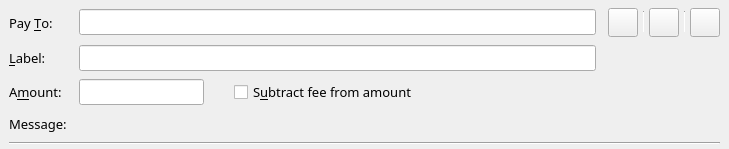
<?xml version="1.0" encoding="UTF-8"?>
<ui version="4.0">
 <class>SendCoinsEntry</class>
 <widget class="QStackedWidget" name="SendCoinsEntry">
  <property name="geometry">
   <rect>
    <x>0</x>
    <y>0</y>
    <width>729</width>
    <height>149</height>
   </rect>
  </property>
  <property name="font">
   <font>
    <family>Source Sans Pro</family>
    <pointsize>10</pointsize>
   </font>
  </property>
  <property name="focusPolicy">
   <enum>Qt::TabFocus</enum>
  </property>
  <property name="autoFillBackground">
   <bool>false</bool>
  </property>
  <property name="currentIndex">
   <number>0</number>
  </property>
  <widget class="QFrame" name="SendCoins">
   <property name="toolTip">
    <string>This is a normal payment.</string>
   </property>
   <property name="frameShape">
    <enum>QFrame::NoFrame</enum>
   </property>
   <layout class="QGridLayout" name="gridLayout">
    <property name="topMargin">
     <number>8</number>
    </property>
    <property name="bottomMargin">
     <number>4</number>
    </property>
    <property name="horizontalSpacing">
     <number>12</number>
    </property>
    <property name="verticalSpacing">
     <number>8</number>
    </property>
    <item row="3" column="1">
     <widget class="QLabel" name="messageTextLabel">
      <property name="toolTip">
       <string>A message that was attached to the ecoc: URI which will be stored with the transaction for your reference. Note: This message will not be sent over the ECOC network.</string>
      </property>
      <property name="textFormat">
       <enum>Qt::PlainText</enum>
      </property>
     </widget>
    </item>
    <item row="0" column="0">
     <widget class="QLabel" name="payToLabel">
      <property name="text">
       <string>Pay &amp;To:</string>
      </property>
      <property name="buddy">
       <cstring>payTo</cstring>
      </property>
     </widget>
    </item>
    <item row="2" column="1">
     <layout class="QHBoxLayout" name="horizontalLayoutAmount" stretch="0,0,1">
      <item>
       <widget class="BitcoinAmountField" name="payAmount"/>
      </item>
      <item>
       <spacer name="horizontalSpacer">
        <property name="orientation">
         <enum>Qt::Horizontal</enum>
        </property>
        <property name="sizeType">
         <enum>QSizePolicy::Fixed</enum>
        </property>
        <property name="sizeHint" stdset="0">
         <size>
          <width>30</width>
          <height>20</height>
         </size>
        </property>
       </spacer>
      </item>
      <item>
       <widget class="QCheckBox" name="checkboxSubtractFeeFromAmount">
        <property name="toolTip">
         <string>The fee will be deducted from the amount being sent. The recipient will receive less ECOs than you enter in the amount field. If multiple recipients are selected, the fee is split equally.</string>
        </property>
        <property name="text">
         <string>S&amp;ubtract fee from amount</string>
        </property>
       </widget>
      </item>
     </layout>
    </item>
    <item row="1" column="1">
     <widget class="QLineEdit" name="addAsLabel">
      <property name="toolTip">
       <string>Enter a label for this address to add it to the list of used addresses</string>
      </property>
     </widget>
    </item>
    <item row="1" column="0">
     <widget class="QLabel" name="labellLabel">
      <property name="text">
       <string>&amp;Label:</string>
      </property>
      <property name="buddy">
       <cstring>addAsLabel</cstring>
      </property>
     </widget>
    </item>
    <item row="3" column="0">
     <widget class="QLabel" name="messageLabel">
      <property name="text">
       <string>Message:</string>
      </property>
     </widget>
    </item>
    <item row="2" column="0">
     <widget class="QLabel" name="amountLabel">
      <property name="text">
       <string>A&amp;mount:</string>
      </property>
      <property name="buddy">
       <cstring>payAmount</cstring>
      </property>
     </widget>
    </item>
    <item row="0" column="1">
     <layout class="QHBoxLayout" name="payToLayout">
      <property name="spacing">
       <number>6</number>
      </property>
      <item>
       <widget class="QValidatedLineEdit" name="payTo">
        <property name="toolTip">
         <string>The ECOC address to send the payment to</string>
        </property>
       </widget>
      </item>
     </layout>
    </item>
    <item row="5" column="0" colspan="5">
     <widget class="Line" name="hLine">
      <property name="orientation">
       <enum>Qt::Horizontal</enum>
      </property>
     </widget>
    </item>
    <item row="0" column="2" colspan="3">
     <layout class="QHBoxLayout" name="horizontalLayout_3">
      <property name="spacing">
       <number>5</number>
      </property>
      <item>
       <widget class="QToolButton" name="deleteButton">
        <property name="toolTip">
         <string>Remove this entry</string>
        </property>
        <property name="text">
         <string/>
        </property>
        <property name="icon">
         <iconset>
          <normaloff>:/icons/remove_entry</normaloff>:/icons/remove_entry</iconset>
        </property>
        <property name="iconSize">
         <size>
          <width>22</width>
          <height>22</height>
         </size>
        </property>
       </widget>
      </item>
      <item>
       <widget class="Line" name="vLine">
        <property name="maximumSize">
         <size>
          <width>1</width>
          <height>22</height>
         </size>
        </property>
        <property name="orientation">
         <enum>Qt::Vertical</enum>
        </property>
       </widget>
      </item>
      <item>
       <widget class="QToolButton" name="addressBookButton">
        <property name="toolTip">
         <string>Choose previously used address</string>
        </property>
        <property name="text">
         <string/>
        </property>
        <property name="icon">
         <iconset>
          <normaloff>:/icons/address-book</normaloff>:/icons/address-book</iconset>
        </property>
        <property name="iconSize">
         <size>
          <width>22</width>
          <height>22</height>
         </size>
        </property>
        <property name="shortcut">
         <string>Alt+A</string>
        </property>
       </widget>
      </item>
      <item>
       <widget class="Line" name="vLine2">
        <property name="maximumSize">
         <size>
          <width>1</width>
          <height>22</height>
         </size>
        </property>
        <property name="orientation">
         <enum>Qt::Vertical</enum>
        </property>
       </widget>
      </item>
      <item>
       <widget class="QToolButton" name="pasteButton">
        <property name="toolTip">
         <string>Paste address from clipboard</string>
        </property>
        <property name="text">
         <string/>
        </property>
        <property name="icon">
         <iconset>
          <normaloff>:/icons/editpaste</normaloff>:/icons/editpaste</iconset>
        </property>
        <property name="iconSize">
         <size>
          <width>22</width>
          <height>22</height>
         </size>
        </property>
        <property name="shortcut">
         <string>Alt+P</string>
        </property>
       </widget>
      </item>
     </layout>
    </item>
   </layout>
  </widget>
  <widget class="QFrame" name="SendCoins_UnauthenticatedPaymentRequest">
   <property name="palette">
    <palette>
     <active>
      <colorrole role="WindowText">
       <brush brushstyle="SolidPattern">
        <color alpha="255">
         <red>0</red>
         <green>0</green>
         <blue>0</blue>
        </color>
       </brush>
      </colorrole>
      <colorrole role="Button">
       <brush brushstyle="SolidPattern">
        <color alpha="255">
         <red>255</red>
         <green>255</green>
         <blue>127</blue>
        </color>
       </brush>
      </colorrole>
      <colorrole role="Light">
       <brush brushstyle="SolidPattern">
        <color alpha="255">
         <red>255</red>
         <green>255</green>
         <blue>255</blue>
        </color>
       </brush>
      </colorrole>
      <colorrole role="Midlight">
       <brush brushstyle="SolidPattern">
        <color alpha="255">
         <red>255</red>
         <green>255</green>
         <blue>191</blue>
        </color>
       </brush>
      </colorrole>
      <colorrole role="Dark">
       <brush brushstyle="SolidPattern">
        <color alpha="255">
         <red>127</red>
         <green>127</green>
         <blue>63</blue>
        </color>
       </brush>
      </colorrole>
      <colorrole role="Mid">
       <brush brushstyle="SolidPattern">
        <color alpha="255">
         <red>170</red>
         <green>170</green>
         <blue>84</blue>
        </color>
       </brush>
      </colorrole>
      <colorrole role="Text">
       <brush brushstyle="SolidPattern">
        <color alpha="255">
         <red>0</red>
         <green>0</green>
         <blue>0</blue>
        </color>
       </brush>
      </colorrole>
      <colorrole role="BrightText">
       <brush brushstyle="SolidPattern">
        <color alpha="255">
         <red>255</red>
         <green>255</green>
         <blue>255</blue>
        </color>
       </brush>
      </colorrole>
      <colorrole role="ButtonText">
       <brush brushstyle="SolidPattern">
        <color alpha="255">
         <red>0</red>
         <green>0</green>
         <blue>0</blue>
        </color>
       </brush>
      </colorrole>
      <colorrole role="Base">
       <brush brushstyle="SolidPattern">
        <color alpha="255">
         <red>255</red>
         <green>255</green>
         <blue>255</blue>
        </color>
       </brush>
      </colorrole>
      <colorrole role="Window">
       <brush brushstyle="SolidPattern">
        <color alpha="255">
         <red>255</red>
         <green>255</green>
         <blue>127</blue>
        </color>
       </brush>
      </colorrole>
      <colorrole role="Shadow">
       <brush brushstyle="SolidPattern">
        <color alpha="255">
         <red>0</red>
         <green>0</green>
         <blue>0</blue>
        </color>
       </brush>
      </colorrole>
      <colorrole role="AlternateBase">
       <brush brushstyle="SolidPattern">
        <color alpha="255">
         <red>255</red>
         <green>255</green>
         <blue>191</blue>
        </color>
       </brush>
      </colorrole>
      <colorrole role="ToolTipBase">
       <brush brushstyle="SolidPattern">
        <color alpha="255">
         <red>255</red>
         <green>255</green>
         <blue>220</blue>
        </color>
       </brush>
      </colorrole>
      <colorrole role="ToolTipText">
       <brush brushstyle="SolidPattern">
        <color alpha="255">
         <red>0</red>
         <green>0</green>
         <blue>0</blue>
        </color>
       </brush>
      </colorrole>
     </active>
     <inactive>
      <colorrole role="WindowText">
       <brush brushstyle="SolidPattern">
        <color alpha="255">
         <red>0</red>
         <green>0</green>
         <blue>0</blue>
        </color>
       </brush>
      </colorrole>
      <colorrole role="Button">
       <brush brushstyle="SolidPattern">
        <color alpha="255">
         <red>255</red>
         <green>255</green>
         <blue>127</blue>
        </color>
       </brush>
      </colorrole>
      <colorrole role="Light">
       <brush brushstyle="SolidPattern">
        <color alpha="255">
         <red>255</red>
         <green>255</green>
         <blue>255</blue>
        </color>
       </brush>
      </colorrole>
      <colorrole role="Midlight">
       <brush brushstyle="SolidPattern">
        <color alpha="255">
         <red>255</red>
         <green>255</green>
         <blue>191</blue>
        </color>
       </brush>
      </colorrole>
      <colorrole role="Dark">
       <brush brushstyle="SolidPattern">
        <color alpha="255">
         <red>127</red>
         <green>127</green>
         <blue>63</blue>
        </color>
       </brush>
      </colorrole>
      <colorrole role="Mid">
       <brush brushstyle="SolidPattern">
        <color alpha="255">
         <red>170</red>
         <green>170</green>
         <blue>84</blue>
        </color>
       </brush>
      </colorrole>
      <colorrole role="Text">
       <brush brushstyle="SolidPattern">
        <color alpha="255">
         <red>0</red>
         <green>0</green>
         <blue>0</blue>
        </color>
       </brush>
      </colorrole>
      <colorrole role="BrightText">
       <brush brushstyle="SolidPattern">
        <color alpha="255">
         <red>255</red>
         <green>255</green>
         <blue>255</blue>
        </color>
       </brush>
      </colorrole>
      <colorrole role="ButtonText">
       <brush brushstyle="SolidPattern">
        <color alpha="255">
         <red>0</red>
         <green>0</green>
         <blue>0</blue>
        </color>
       </brush>
      </colorrole>
      <colorrole role="Base">
       <brush brushstyle="SolidPattern">
        <color alpha="255">
         <red>255</red>
         <green>255</green>
         <blue>255</blue>
        </color>
       </brush>
      </colorrole>
      <colorrole role="Window">
       <brush brushstyle="SolidPattern">
        <color alpha="255">
         <red>255</red>
         <green>255</green>
         <blue>127</blue>
        </color>
       </brush>
      </colorrole>
      <colorrole role="Shadow">
       <brush brushstyle="SolidPattern">
        <color alpha="255">
         <red>0</red>
         <green>0</green>
         <blue>0</blue>
        </color>
       </brush>
      </colorrole>
      <colorrole role="AlternateBase">
       <brush brushstyle="SolidPattern">
        <color alpha="255">
         <red>255</red>
         <green>255</green>
         <blue>191</blue>
        </color>
       </brush>
      </colorrole>
      <colorrole role="ToolTipBase">
       <brush brushstyle="SolidPattern">
        <color alpha="255">
         <red>255</red>
         <green>255</green>
         <blue>220</blue>
        </color>
       </brush>
      </colorrole>
      <colorrole role="ToolTipText">
       <brush brushstyle="SolidPattern">
        <color alpha="255">
         <red>0</red>
         <green>0</green>
         <blue>0</blue>
        </color>
       </brush>
      </colorrole>
     </inactive>
     <disabled>
      <colorrole role="WindowText">
       <brush brushstyle="SolidPattern">
        <color alpha="255">
         <red>127</red>
         <green>127</green>
         <blue>63</blue>
        </color>
       </brush>
      </colorrole>
      <colorrole role="Button">
       <brush brushstyle="SolidPattern">
        <color alpha="255">
         <red>255</red>
         <green>255</green>
         <blue>127</blue>
        </color>
       </brush>
      </colorrole>
      <colorrole role="Light">
       <brush brushstyle="SolidPattern">
        <color alpha="255">
         <red>255</red>
         <green>255</green>
         <blue>255</blue>
        </color>
       </brush>
      </colorrole>
      <colorrole role="Midlight">
       <brush brushstyle="SolidPattern">
        <color alpha="255">
         <red>255</red>
         <green>255</green>
         <blue>191</blue>
        </color>
       </brush>
      </colorrole>
      <colorrole role="Dark">
       <brush brushstyle="SolidPattern">
        <color alpha="255">
         <red>127</red>
         <green>127</green>
         <blue>63</blue>
        </color>
       </brush>
      </colorrole>
      <colorrole role="Mid">
       <brush brushstyle="SolidPattern">
        <color alpha="255">
         <red>170</red>
         <green>170</green>
         <blue>84</blue>
        </color>
       </brush>
      </colorrole>
      <colorrole role="Text">
       <brush brushstyle="SolidPattern">
        <color alpha="255">
         <red>127</red>
         <green>127</green>
         <blue>63</blue>
        </color>
       </brush>
      </colorrole>
      <colorrole role="BrightText">
       <brush brushstyle="SolidPattern">
        <color alpha="255">
         <red>255</red>
         <green>255</green>
         <blue>255</blue>
        </color>
       </brush>
      </colorrole>
      <colorrole role="ButtonText">
       <brush brushstyle="SolidPattern">
        <color alpha="255">
         <red>127</red>
         <green>127</green>
         <blue>63</blue>
        </color>
       </brush>
      </colorrole>
      <colorrole role="Base">
       <brush brushstyle="SolidPattern">
        <color alpha="255">
         <red>255</red>
         <green>255</green>
         <blue>127</blue>
        </color>
       </brush>
      </colorrole>
      <colorrole role="Window">
       <brush brushstyle="SolidPattern">
        <color alpha="255">
         <red>255</red>
         <green>255</green>
         <blue>127</blue>
        </color>
       </brush>
      </colorrole>
      <colorrole role="Shadow">
       <brush brushstyle="SolidPattern">
        <color alpha="255">
         <red>0</red>
         <green>0</green>
         <blue>0</blue>
        </color>
       </brush>
      </colorrole>
      <colorrole role="AlternateBase">
       <brush brushstyle="SolidPattern">
        <color alpha="255">
         <red>255</red>
         <green>255</green>
         <blue>127</blue>
        </color>
       </brush>
      </colorrole>
      <colorrole role="ToolTipBase">
       <brush brushstyle="SolidPattern">
        <color alpha="255">
         <red>255</red>
         <green>255</green>
         <blue>220</blue>
        </color>
       </brush>
      </colorrole>
      <colorrole role="ToolTipText">
       <brush brushstyle="SolidPattern">
        <color alpha="255">
         <red>0</red>
         <green>0</green>
         <blue>0</blue>
        </color>
       </brush>
      </colorrole>
     </disabled>
    </palette>
   </property>
   <property name="toolTip">
    <string>This is an unauthenticated payment request.</string>
   </property>
   <property name="autoFillBackground">
    <bool>true</bool>
   </property>
   <property name="frameShape">
    <enum>QFrame::NoFrame</enum>
   </property>
   <layout class="QGridLayout" name="gridLayout_is">
    <property name="spacing">
     <number>12</number>
    </property>
    <item row="0" column="0">
     <widget class="QLabel" name="payToLabel_is">
      <property name="text">
       <string>Pay To:</string>
      </property>
     </widget>
    </item>
    <item row="0" column="1">
     <layout class="QHBoxLayout" name="payToLayout_is">
      <property name="spacing">
       <number>0</number>
      </property>
      <item>
       <widget class="QLabel" name="payTo_is"/>
      </item>
      <item>
       <widget class="QToolButton" name="deleteButton_is">
        <property name="toolTip">
         <string>Remove this entry</string>
        </property>
        <property name="text">
         <string/>
        </property>
        <property name="icon">
         <iconset>
          <normaloff>:/icons/remove</normaloff>:/icons/remove</iconset>
        </property>
       </widget>
      </item>
     </layout>
    </item>
    <item row="1" column="0">
     <widget class="QLabel" name="memoLabel_is">
      <property name="text">
       <string>Memo:</string>
      </property>
     </widget>
    </item>
    <item row="1" column="1">
     <widget class="QLabel" name="memoTextLabel_is">
      <property name="textFormat">
       <enum>Qt::PlainText</enum>
      </property>
     </widget>
    </item>
    <item row="2" column="0">
     <widget class="QLabel" name="amountLabel_is">
      <property name="text">
       <string>A&amp;mount:</string>
      </property>
      <property name="buddy">
       <cstring>payAmount_is</cstring>
      </property>
     </widget>
    </item>
    <item row="2" column="1">
     <widget class="BitcoinAmountField" name="payAmount_is">
      <property name="acceptDrops">
       <bool>false</bool>
      </property>
     </widget>
    </item>
   </layout>
  </widget>
  <widget class="QFrame" name="SendCoins_AuthenticatedPaymentRequest">
   <property name="palette">
    <palette>
     <active>
      <colorrole role="WindowText">
       <brush brushstyle="SolidPattern">
        <color alpha="255">
         <red>0</red>
         <green>0</green>
         <blue>0</blue>
        </color>
       </brush>
      </colorrole>
      <colorrole role="Button">
       <brush brushstyle="SolidPattern">
        <color alpha="255">
         <red>140</red>
         <green>232</green>
         <blue>119</blue>
        </color>
       </brush>
      </colorrole>
      <colorrole role="Light">
       <brush brushstyle="SolidPattern">
        <color alpha="255">
         <red>230</red>
         <green>255</green>
         <blue>224</blue>
        </color>
       </brush>
      </colorrole>
      <colorrole role="Midlight">
       <brush brushstyle="SolidPattern">
        <color alpha="255">
         <red>185</red>
         <green>243</green>
         <blue>171</blue>
        </color>
       </brush>
      </colorrole>
      <colorrole role="Dark">
       <brush brushstyle="SolidPattern">
        <color alpha="255">
         <red>70</red>
         <green>116</green>
         <blue>59</blue>
        </color>
       </brush>
      </colorrole>
      <colorrole role="Mid">
       <brush brushstyle="SolidPattern">
        <color alpha="255">
         <red>93</red>
         <green>155</green>
         <blue>79</blue>
        </color>
       </brush>
      </colorrole>
      <colorrole role="Text">
       <brush brushstyle="SolidPattern">
        <color alpha="255">
         <red>0</red>
         <green>0</green>
         <blue>0</blue>
        </color>
       </brush>
      </colorrole>
      <colorrole role="BrightText">
       <brush brushstyle="SolidPattern">
        <color alpha="255">
         <red>155</red>
         <green>255</green>
         <blue>147</blue>
        </color>
       </brush>
      </colorrole>
      <colorrole role="ButtonText">
       <brush brushstyle="SolidPattern">
        <color alpha="255">
         <red>0</red>
         <green>0</green>
         <blue>0</blue>
        </color>
       </brush>
      </colorrole>
      <colorrole role="Base">
       <brush brushstyle="SolidPattern">
        <color alpha="255">
         <red>119</red>
         <green>255</green>
         <blue>233</blue>
        </color>
       </brush>
      </colorrole>
      <colorrole role="Window">
       <brush brushstyle="SolidPattern">
        <color alpha="255">
         <red>140</red>
         <green>232</green>
         <blue>119</blue>
        </color>
       </brush>
      </colorrole>
      <colorrole role="Shadow">
       <brush brushstyle="SolidPattern">
        <color alpha="255">
         <red>0</red>
         <green>0</green>
         <blue>0</blue>
        </color>
       </brush>
      </colorrole>
      <colorrole role="AlternateBase">
       <brush brushstyle="SolidPattern">
        <color alpha="255">
         <red>197</red>
         <green>243</green>
         <blue>187</blue>
        </color>
       </brush>
      </colorrole>
      <colorrole role="NoRole">
       <brush brushstyle="SolidPattern">
        <color alpha="255">
         <red>125</red>
         <green>194</green>
         <blue>122</blue>
        </color>
       </brush>
      </colorrole>
      <colorrole role="ToolTipBase">
       <brush brushstyle="SolidPattern">
        <color alpha="255">
         <red>255</red>
         <green>255</green>
         <blue>220</blue>
        </color>
       </brush>
      </colorrole>
      <colorrole role="ToolTipText">
       <brush brushstyle="SolidPattern">
        <color alpha="255">
         <red>0</red>
         <green>0</green>
         <blue>0</blue>
        </color>
       </brush>
      </colorrole>
     </active>
     <inactive>
      <colorrole role="WindowText">
       <brush brushstyle="SolidPattern">
        <color alpha="255">
         <red>0</red>
         <green>0</green>
         <blue>0</blue>
        </color>
       </brush>
      </colorrole>
      <colorrole role="Button">
       <brush brushstyle="SolidPattern">
        <color alpha="255">
         <red>140</red>
         <green>232</green>
         <blue>119</blue>
        </color>
       </brush>
      </colorrole>
      <colorrole role="Light">
       <brush brushstyle="SolidPattern">
        <color alpha="255">
         <red>230</red>
         <green>255</green>
         <blue>224</blue>
        </color>
       </brush>
      </colorrole>
      <colorrole role="Midlight">
       <brush brushstyle="SolidPattern">
        <color alpha="255">
         <red>185</red>
         <green>243</green>
         <blue>171</blue>
        </color>
       </brush>
      </colorrole>
      <colorrole role="Dark">
       <brush brushstyle="SolidPattern">
        <color alpha="255">
         <red>70</red>
         <green>116</green>
         <blue>59</blue>
        </color>
       </brush>
      </colorrole>
      <colorrole role="Mid">
       <brush brushstyle="SolidPattern">
        <color alpha="255">
         <red>93</red>
         <green>155</green>
         <blue>79</blue>
        </color>
       </brush>
      </colorrole>
      <colorrole role="Text">
       <brush brushstyle="SolidPattern">
        <color alpha="255">
         <red>0</red>
         <green>0</green>
         <blue>0</blue>
        </color>
       </brush>
      </colorrole>
      <colorrole role="BrightText">
       <brush brushstyle="SolidPattern">
        <color alpha="255">
         <red>155</red>
         <green>255</green>
         <blue>147</blue>
        </color>
       </brush>
      </colorrole>
      <colorrole role="ButtonText">
       <brush brushstyle="SolidPattern">
        <color alpha="255">
         <red>0</red>
         <green>0</green>
         <blue>0</blue>
        </color>
       </brush>
      </colorrole>
      <colorrole role="Base">
       <brush brushstyle="SolidPattern">
        <color alpha="255">
         <red>119</red>
         <green>255</green>
         <blue>233</blue>
        </color>
       </brush>
      </colorrole>
      <colorrole role="Window">
       <brush brushstyle="SolidPattern">
        <color alpha="255">
         <red>140</red>
         <green>232</green>
         <blue>119</blue>
        </color>
       </brush>
      </colorrole>
      <colorrole role="Shadow">
       <brush brushstyle="SolidPattern">
        <color alpha="255">
         <red>0</red>
         <green>0</green>
         <blue>0</blue>
        </color>
       </brush>
      </colorrole>
      <colorrole role="AlternateBase">
       <brush brushstyle="SolidPattern">
        <color alpha="255">
         <red>197</red>
         <green>243</green>
         <blue>187</blue>
        </color>
       </brush>
      </colorrole>
      <colorrole role="NoRole">
       <brush brushstyle="SolidPattern">
        <color alpha="255">
         <red>125</red>
         <green>194</green>
         <blue>122</blue>
        </color>
       </brush>
      </colorrole>
      <colorrole role="ToolTipBase">
       <brush brushstyle="SolidPattern">
        <color alpha="255">
         <red>255</red>
         <green>255</green>
         <blue>220</blue>
        </color>
       </brush>
      </colorrole>
      <colorrole role="ToolTipText">
       <brush brushstyle="SolidPattern">
        <color alpha="255">
         <red>0</red>
         <green>0</green>
         <blue>0</blue>
        </color>
       </brush>
      </colorrole>
     </inactive>
     <disabled>
      <colorrole role="WindowText">
       <brush brushstyle="SolidPattern">
        <color alpha="255">
         <red>70</red>
         <green>116</green>
         <blue>59</blue>
        </color>
       </brush>
      </colorrole>
      <colorrole role="Button">
       <brush brushstyle="SolidPattern">
        <color alpha="255">
         <red>140</red>
         <green>232</green>
         <blue>119</blue>
        </color>
       </brush>
      </colorrole>
      <colorrole role="Light">
       <brush brushstyle="SolidPattern">
        <color alpha="255">
         <red>230</red>
         <green>255</green>
         <blue>224</blue>
        </color>
       </brush>
      </colorrole>
      <colorrole role="Midlight">
       <brush brushstyle="SolidPattern">
        <color alpha="255">
         <red>185</red>
         <green>243</green>
         <blue>171</blue>
        </color>
       </brush>
      </colorrole>
      <colorrole role="Dark">
       <brush brushstyle="SolidPattern">
        <color alpha="255">
         <red>70</red>
         <green>116</green>
         <blue>59</blue>
        </color>
       </brush>
      </colorrole>
      <colorrole role="Mid">
       <brush brushstyle="SolidPattern">
        <color alpha="255">
         <red>93</red>
         <green>155</green>
         <blue>79</blue>
        </color>
       </brush>
      </colorrole>
      <colorrole role="Text">
       <brush brushstyle="SolidPattern">
        <color alpha="255">
         <red>70</red>
         <green>116</green>
         <blue>59</blue>
        </color>
       </brush>
      </colorrole>
      <colorrole role="BrightText">
       <brush brushstyle="SolidPattern">
        <color alpha="255">
         <red>155</red>
         <green>255</green>
         <blue>147</blue>
        </color>
       </brush>
      </colorrole>
      <colorrole role="ButtonText">
       <brush brushstyle="SolidPattern">
        <color alpha="255">
         <red>70</red>
         <green>116</green>
         <blue>59</blue>
        </color>
       </brush>
      </colorrole>
      <colorrole role="Base">
       <brush brushstyle="SolidPattern">
        <color alpha="255">
         <red>140</red>
         <green>232</green>
         <blue>119</blue>
        </color>
       </brush>
      </colorrole>
      <colorrole role="Window">
       <brush brushstyle="SolidPattern">
        <color alpha="255">
         <red>140</red>
         <green>232</green>
         <blue>119</blue>
        </color>
       </brush>
      </colorrole>
      <colorrole role="Shadow">
       <brush brushstyle="SolidPattern">
        <color alpha="255">
         <red>0</red>
         <green>0</green>
         <blue>0</blue>
        </color>
       </brush>
      </colorrole>
      <colorrole role="AlternateBase">
       <brush brushstyle="SolidPattern">
        <color alpha="255">
         <red>140</red>
         <green>232</green>
         <blue>119</blue>
        </color>
       </brush>
      </colorrole>
      <colorrole role="NoRole">
       <brush brushstyle="SolidPattern">
        <color alpha="255">
         <red>125</red>
         <green>194</green>
         <blue>122</blue>
        </color>
       </brush>
      </colorrole>
      <colorrole role="ToolTipBase">
       <brush brushstyle="SolidPattern">
        <color alpha="255">
         <red>255</red>
         <green>255</green>
         <blue>220</blue>
        </color>
       </brush>
      </colorrole>
      <colorrole role="ToolTipText">
       <brush brushstyle="SolidPattern">
        <color alpha="255">
         <red>0</red>
         <green>0</green>
         <blue>0</blue>
        </color>
       </brush>
      </colorrole>
     </disabled>
    </palette>
   </property>
   <property name="toolTip">
    <string>This is an authenticated payment request.</string>
   </property>
   <property name="autoFillBackground">
    <bool>true</bool>
   </property>
   <property name="frameShape">
    <enum>QFrame::NoFrame</enum>
   </property>
   <layout class="QGridLayout" name="gridLayout_s">
    <property name="spacing">
     <number>12</number>
    </property>
    <item row="0" column="0">
     <widget class="QLabel" name="payToLabel_s">
      <property name="text">
       <string>Pay To:</string>
      </property>
      <property name="alignment">
       <set>Qt::AlignRight|Qt::AlignTrailing|Qt::AlignVCenter</set>
      </property>
     </widget>
    </item>
    <item row="0" column="1">
     <layout class="QHBoxLayout" name="payToLayout_s">
      <property name="spacing">
       <number>0</number>
      </property>
      <item>
       <widget class="QLabel" name="payTo_s">
        <property name="textFormat">
         <enum>Qt::PlainText</enum>
        </property>
       </widget>
      </item>
      <item>
       <widget class="QToolButton" name="deleteButton_s">
        <property name="toolTip">
         <string>Remove this entry</string>
        </property>
        <property name="text">
         <string/>
        </property>
        <property name="icon">
         <iconset>
          <normaloff>:/icons/remove</normaloff>:/icons/remove</iconset>
        </property>
       </widget>
      </item>
     </layout>
    </item>
    <item row="1" column="0">
     <widget class="QLabel" name="memoLabel_s">
      <property name="text">
       <string>Memo:</string>
      </property>
      <property name="alignment">
       <set>Qt::AlignRight|Qt::AlignTrailing|Qt::AlignVCenter</set>
      </property>
     </widget>
    </item>
    <item row="1" column="1">
     <widget class="QLabel" name="memoTextLabel_s">
      <property name="textFormat">
       <enum>Qt::PlainText</enum>
      </property>
     </widget>
    </item>
    <item row="2" column="0">
     <widget class="QLabel" name="amountLabel_s">
      <property name="text">
       <string>A&amp;mount:</string>
      </property>
      <property name="alignment">
       <set>Qt::AlignRight|Qt::AlignTrailing|Qt::AlignVCenter</set>
      </property>
      <property name="buddy">
       <cstring>payAmount_s</cstring>
      </property>
     </widget>
    </item>
    <item row="2" column="1">
     <widget class="BitcoinAmountField" name="payAmount_s">
      <property name="acceptDrops">
       <bool>false</bool>
      </property>
     </widget>
    </item>
   </layout>
  </widget>
 </widget>
 <customwidgets>
  <customwidget>
   <class>QValidatedLineEdit</class>
   <extends>QLineEdit</extends>
   <header>qvalidatedlineedit.h</header>
  </customwidget>
  <customwidget>
   <class>BitcoinAmountField</class>
   <extends>QLineEdit</extends>
   <header>bitcoinamountfield.h</header>
   <container>1</container>
  </customwidget>
 </customwidgets>
 <tabstops>
  <tabstop>payTo</tabstop>
  <tabstop>addAsLabel</tabstop>
  <tabstop>payAmount</tabstop>
  <tabstop>payAmount_is</tabstop>
  <tabstop>deleteButton_is</tabstop>
  <tabstop>payAmount_s</tabstop>
  <tabstop>deleteButton_s</tabstop>
 </tabstops>
 <resources>
  <include location="../bitcoin.qrc"/>
 </resources>
 <connections/>
</ui>
